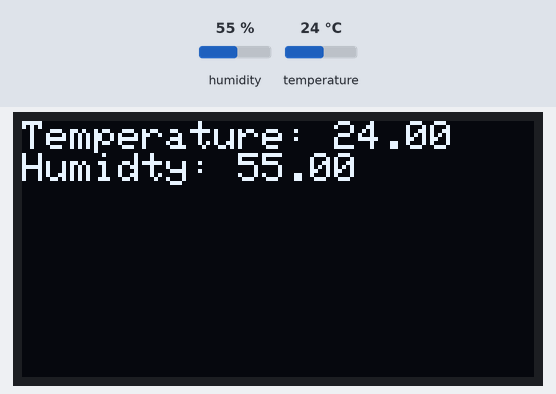
A sketch run on a simulated ESP32. Shown: 128×64 one-colour display. Inputs (shaded band) come from the test bench; at power-on: humidity 55 %, temperature 24 °C. WiFi joins after 1.5 s; servers stay silent unless stated; no MQTT or app messages arrive unless stated; what the sketch prints to the serial monitor is not drawn.

Above: at 5.8 s.
5.9 s: humidity set to 22 %
At 8.4 s:
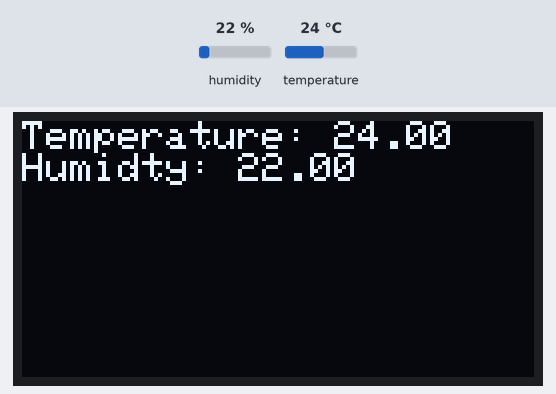
8.7 s: temperature set to 12 °C
At 10.1 s:
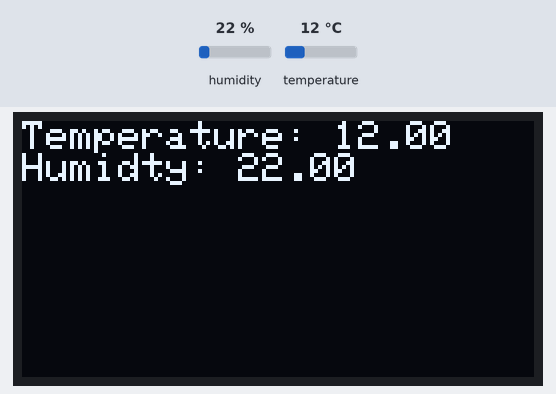
11.5 s: humidity set to 40 %
At 14.3 s:
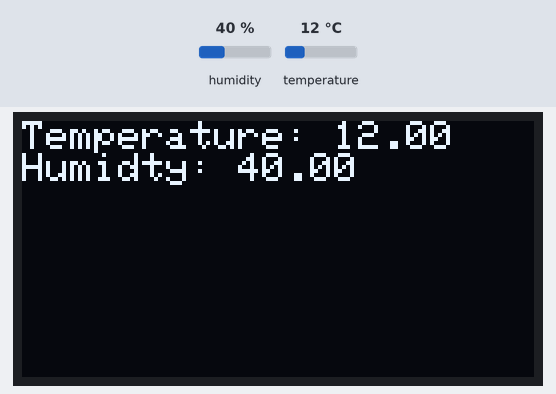
14.8 s: temperature set to 19 °C
Timing chart, 0 to 17.8 s (numbered marks = the images above; inputs shaded):
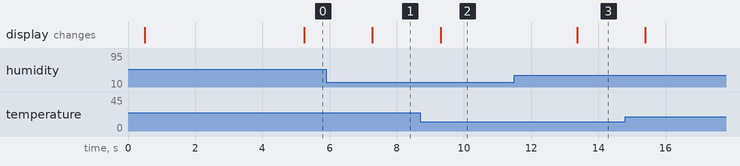

The sketch:

esp32_mqtt.ino
```cpp
#include <PubSubClient.h>
#include <WiFi.h>
#include <WiFiClient.h>
#include <DHT.h>
#include <DHT_U.h>
#include <Adafruit_SH110X.h>
#include <Adafruit_GFX.h>
#include <Wire.h>

#define Width 128
#define Height 64
#define reset -1

#define dht22 15
double temperature, humidity;
char temp[10], hum[10];

const char* ssid = "******";//your wifi name
const char* pssd = "******";//your wifi password

const char* host = "0.0.0.0";//your host machine ip where mqtt broker is installed
const int port = 1883;
const char* topic_temp = "sensor/data/temperature";
const char* topic_hum = "sensor/data/humidity";

Adafruit_SH1106G oled = Adafruit_SH1106G(Width, Height, &Wire, -1);

DHT dht(dht22, DHT22);


WiFiClient client;
PubSubClient espclient(client);


void setup() {
  // put your setup code here, to run once:
  Serial.begin(9600);
  delay(500);

  oled.begin(0x3c, true);
  oled.clearDisplay();
  oled.display();
  delay(100);
  oled.setCursor(0, 0);
  oled.setTextSize(1);
  oled.setTextColor(SH110X_WHITE);

  dht.begin();
  delay(500);


  WiFi.begin(ssid, pssd);
  while (WiFi.status() != WL_CONNECTED) {
    Serial.print(".");
    delay(1000);
  }
  Serial.println("");
  Serial.println(WiFi.localIP());

  espclient.setServer(host, port);
  espclient.setCallback(callback);

  delay(1000);
}

void loop() {
  // put your main code here, to run repeatedly:
  while (!espclient.connected()) {
    reconnect();
  }
  espclient.loop();

  temperature = dht.readTemperature();
  humidity = dht.readHumidity();

  Serial.print("Temperature:");
  Serial.print(temperature);
  Serial.print("   ");
  Serial.print("Humidity:");
  Serial.println(humidity);


  dtostrf(temperature, 3, 2, temp);
  dtostrf(humidity, 3, 2, hum);
  espclient.publish(topic_temp, temp);
  espclient.publish(topic_hum, hum);


  oled.setCursor(0, 0);
  oled.print("Temperature: ");
  oled.println(temperature);
  oled.print("Humidty: ");
  oled.println(humidity);
  oled.display();
  delay(2000);
  oled.clearDisplay();
}

void reconnect() {
  while (!espclient.connected()) {
    Serial.println("Attempt to connect Mqtt Broker");

    if (espclient.connect("espclient")) {
      Serial.println("Mqtt broker connected");
      dtostrf(temperature, 3, 2, temp);
      dtostrf(humidity, 3, 2, hum);
      espclient.publish(topic_temp, temp);
      espclient.publish(topic_hum, hum);
    } else {
      Serial.println("Failed to connect");
      Serial.println(espclient.state());
    }
    delay(1000);
  }
}

void callback(char* topic, byte* payload, unsigned int length) {
  Serial.println("Message arrived");
  Serial.println(topic);
  Serial.print(":");
  for (int i = 0; i < length; i++) {
    Serial.print((char)payload[i]);
  }
  Serial.println();
}
```

Measured:
- after the input at 5.9 s, the display: changes after 1.4 s (image 1)
- after the input at 8.7 s, the display: changes after 0.61 s (image 2)
- after the input at 11.5 s, the display: changes after 1.9 s (image 3)
